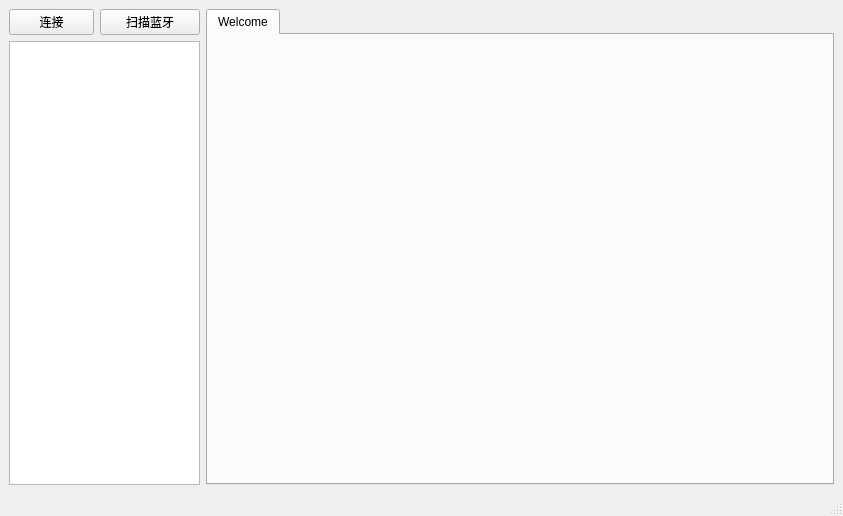
<?xml version="1.0" encoding="UTF-8"?>
<ui version="4.0">
 <class>MainWindow</class>
 <widget class="QMainWindow" name="MainWindow">
  <property name="geometry">
   <rect>
    <x>0</x>
    <y>0</y>
    <width>843</width>
    <height>516</height>
   </rect>
  </property>
  <property name="windowTitle">
   <string>BleProxyDesk</string>
  </property>
  <property name="styleSheet">
   <string notr="true">font: 9pt &quot;宋体&quot;;</string>
  </property>
  <widget class="QWidget" name="centralwidget">
   <layout class="QGridLayout" name="gridLayout">
    <item row="0" column="0">
     <widget class="QPushButton" name="connectBtn">
      <property name="maximumSize">
       <size>
        <width>85</width>
        <height>16777215</height>
       </size>
      </property>
      <property name="text">
       <string>连接</string>
      </property>
     </widget>
    </item>
    <item row="0" column="1">
     <widget class="QPushButton" name="scanBtn">
      <property name="maximumSize">
       <size>
        <width>100</width>
        <height>16777215</height>
       </size>
      </property>
      <property name="text">
       <string>扫描蓝牙</string>
      </property>
     </widget>
    </item>
    <item row="0" column="2" rowspan="2">
     <widget class="QTabWidget" name="tabWidget">
      <property name="currentIndex">
       <number>0</number>
      </property>
      <widget class="QWidget" name="tab">
       <attribute name="title">
        <string>Welcome</string>
       </attribute>
      </widget>
     </widget>
    </item>
    <item row="1" column="0" colspan="2">
     <widget class="BleListWidget" name="bleListWgt">
      <property name="minimumSize">
       <size>
        <width>0</width>
        <height>351</height>
       </size>
      </property>
      <property name="maximumSize">
       <size>
        <width>250</width>
        <height>16777215</height>
       </size>
      </property>
     </widget>
    </item>
   </layout>
  </widget>
  <widget class="QMenuBar" name="menubar">
   <property name="geometry">
    <rect>
     <x>0</x>
     <y>0</y>
     <width>843</width>
     <height>18</height>
    </rect>
   </property>
  </widget>
  <widget class="QStatusBar" name="statusbar"/>
 </widget>
 <customwidgets>
  <customwidget>
   <class>BleListWidget</class>
   <extends>QListWidget</extends>
   <header location="global">view/BleListWidget.h</header>
  </customwidget>
 </customwidgets>
 <resources/>
 <connections/>
</ui>
